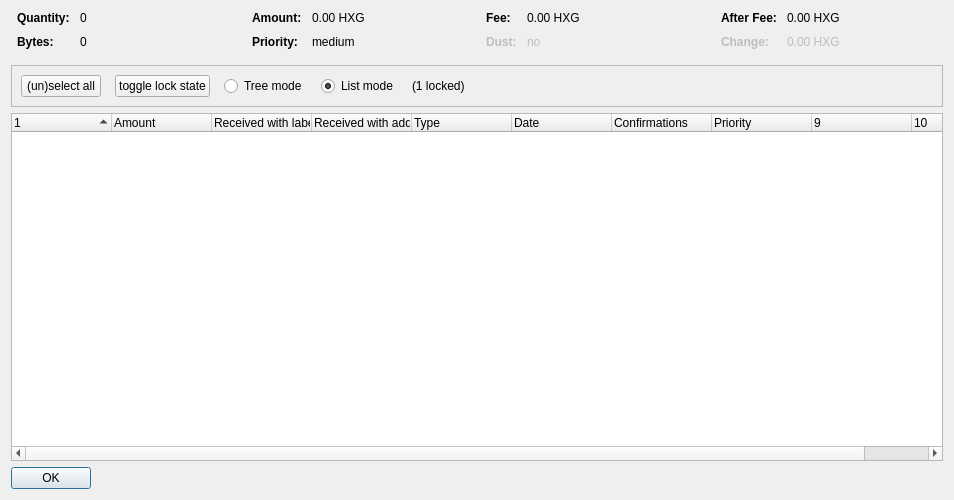
<?xml version="1.0" encoding="UTF-8"?>
<ui version="4.0">
 <class>CoinControlDialog</class>
 <widget class="QDialog" name="CoinControlDialog">
  <property name="geometry">
   <rect>
    <x>0</x>
    <y>0</y>
    <width>954</width>
    <height>500</height>
   </rect>
  </property>
  <property name="windowTitle">
   <string>Coin Selection</string>
  </property>
  <layout class="QVBoxLayout" name="verticalLayout">
   <item>
    <layout class="QHBoxLayout" name="horizontalLayoutTop" stretch="0,0,0,0">
     <property name="topMargin">
      <number>0</number>
     </property>
     <property name="bottomMargin">
      <number>10</number>
     </property>
     <item>
      <layout class="QFormLayout" name="formLayoutCoinControl1">
       <property name="horizontalSpacing">
        <number>10</number>
       </property>
       <property name="verticalSpacing">
        <number>10</number>
       </property>
       <property name="leftMargin">
        <number>6</number>
       </property>
       <property name="rightMargin">
        <number>6</number>
       </property>
       <item row="0" column="0">
        <widget class="QLabel" name="labelCoinControlQuantityText">
         <property name="font">
          <font>
           <weight>75</weight>
           <bold>true</bold>
          </font>
         </property>
         <property name="text">
          <string>Quantity:</string>
         </property>
        </widget>
       </item>
       <item row="0" column="1">
        <widget class="QLabel" name="labelCoinControlQuantity">
         <property name="cursor">
          <cursorShape>IBeamCursor</cursorShape>
         </property>
         <property name="contextMenuPolicy">
          <enum>Qt::ActionsContextMenu</enum>
         </property>
         <property name="text">
          <string notr="true">0</string>
         </property>
         <property name="textInteractionFlags">
          <set>Qt::LinksAccessibleByMouse|Qt::TextSelectableByKeyboard|Qt::TextSelectableByMouse</set>
         </property>
        </widget>
       </item>
       <item row="1" column="0">
        <widget class="QLabel" name="labelCoinControlBytesText">
         <property name="font">
          <font>
           <weight>75</weight>
           <bold>true</bold>
          </font>
         </property>
         <property name="text">
          <string>Bytes:</string>
         </property>
        </widget>
       </item>
       <item row="1" column="1">
        <widget class="QLabel" name="labelCoinControlBytes">
         <property name="cursor">
          <cursorShape>IBeamCursor</cursorShape>
         </property>
         <property name="contextMenuPolicy">
          <enum>Qt::ActionsContextMenu</enum>
         </property>
         <property name="text">
          <string notr="true">0</string>
         </property>
         <property name="textInteractionFlags">
          <set>Qt::LinksAccessibleByMouse|Qt::TextSelectableByKeyboard|Qt::TextSelectableByMouse</set>
         </property>
        </widget>
       </item>
      </layout>
     </item>
     <item>
      <layout class="QFormLayout" name="formLayoutCoinControl2">
       <property name="horizontalSpacing">
        <number>10</number>
       </property>
       <property name="verticalSpacing">
        <number>10</number>
       </property>
       <property name="leftMargin">
        <number>6</number>
       </property>
       <property name="rightMargin">
        <number>6</number>
       </property>
       <item row="0" column="0">
        <widget class="QLabel" name="labelCoinControlAmountText">
         <property name="font">
          <font>
           <weight>75</weight>
           <bold>true</bold>
          </font>
         </property>
         <property name="text">
          <string>Amount:</string>
         </property>
        </widget>
       </item>
       <item row="0" column="1">
        <widget class="QLabel" name="labelCoinControlAmount">
         <property name="cursor">
          <cursorShape>IBeamCursor</cursorShape>
         </property>
         <property name="contextMenuPolicy">
          <enum>Qt::ActionsContextMenu</enum>
         </property>
         <property name="text">
          <string notr="true">0.00 HXG</string>
         </property>
         <property name="textInteractionFlags">
          <set>Qt::LinksAccessibleByMouse|Qt::TextSelectableByKeyboard|Qt::TextSelectableByMouse</set>
         </property>
        </widget>
       </item>
       <item row="1" column="0">
        <widget class="QLabel" name="labelCoinControlPriorityText">
         <property name="font">
          <font>
           <weight>75</weight>
           <bold>true</bold>
          </font>
         </property>
         <property name="text">
          <string>Priority:</string>
         </property>
        </widget>
       </item>
       <item row="1" column="1">
        <widget class="QLabel" name="labelCoinControlPriority">
         <property name="cursor">
          <cursorShape>IBeamCursor</cursorShape>
         </property>
         <property name="contextMenuPolicy">
          <enum>Qt::ActionsContextMenu</enum>
         </property>
         <property name="text">
          <string>medium</string>
         </property>
         <property name="textInteractionFlags">
          <set>Qt::LinksAccessibleByMouse|Qt::TextSelectableByKeyboard|Qt::TextSelectableByMouse</set>
         </property>
        </widget>
       </item>
      </layout>
     </item>
     <item>
      <layout class="QFormLayout" name="formLayoutCoinControl3">
       <property name="horizontalSpacing">
        <number>10</number>
       </property>
       <property name="verticalSpacing">
        <number>10</number>
       </property>
       <property name="leftMargin">
        <number>6</number>
       </property>
       <property name="rightMargin">
        <number>6</number>
       </property>
       <item row="0" column="0">
        <widget class="QLabel" name="labelCoinControlFeeText">
         <property name="font">
          <font>
           <weight>75</weight>
           <bold>true</bold>
          </font>
         </property>
         <property name="text">
          <string>Fee:</string>
         </property>
        </widget>
       </item>
       <item row="0" column="1">
        <widget class="QLabel" name="labelCoinControlFee">
         <property name="cursor">
          <cursorShape>IBeamCursor</cursorShape>
         </property>
         <property name="contextMenuPolicy">
          <enum>Qt::ActionsContextMenu</enum>
         </property>
         <property name="text">
          <string notr="true">0.00 HXG</string>
         </property>
         <property name="textInteractionFlags">
          <set>Qt::LinksAccessibleByMouse|Qt::TextSelectableByKeyboard|Qt::TextSelectableByMouse</set>
         </property>
        </widget>
       </item>
       <item row="1" column="0">
        <widget class="QLabel" name="labelCoinControlLowOutputText">
         <property name="enabled">
          <bool>false</bool>
         </property>
         <property name="font">
          <font>
           <weight>75</weight>
           <bold>true</bold>
          </font>
         </property>
         <property name="text">
          <string>Dust:</string>
         </property>
        </widget>
       </item>
       <item row="1" column="1">
        <widget class="QLabel" name="labelCoinControlLowOutput">
         <property name="enabled">
          <bool>false</bool>
         </property>
         <property name="cursor">
          <cursorShape>IBeamCursor</cursorShape>
         </property>
         <property name="contextMenuPolicy">
          <enum>Qt::ActionsContextMenu</enum>
         </property>
         <property name="text">
          <string>no</string>
         </property>
         <property name="textInteractionFlags">
          <set>Qt::LinksAccessibleByMouse|Qt::TextSelectableByKeyboard|Qt::TextSelectableByMouse</set>
         </property>
        </widget>
       </item>
      </layout>
     </item>
     <item>
      <layout class="QFormLayout" name="formLayoutCoinControl4">
       <property name="horizontalSpacing">
        <number>10</number>
       </property>
       <property name="verticalSpacing">
        <number>10</number>
       </property>
       <property name="leftMargin">
        <number>6</number>
       </property>
       <property name="rightMargin">
        <number>6</number>
       </property>
       <item row="0" column="0">
        <widget class="QLabel" name="labelCoinControlAfterFeeText">
         <property name="font">
          <font>
           <weight>75</weight>
           <bold>true</bold>
          </font>
         </property>
         <property name="text">
          <string>After Fee:</string>
         </property>
        </widget>
       </item>
       <item row="0" column="1">
        <widget class="QLabel" name="labelCoinControlAfterFee">
         <property name="cursor">
          <cursorShape>IBeamCursor</cursorShape>
         </property>
         <property name="contextMenuPolicy">
          <enum>Qt::ActionsContextMenu</enum>
         </property>
         <property name="text">
          <string notr="true">0.00 HXG</string>
         </property>
         <property name="textInteractionFlags">
          <set>Qt::LinksAccessibleByMouse|Qt::TextSelectableByKeyboard|Qt::TextSelectableByMouse</set>
         </property>
        </widget>
       </item>
       <item row="1" column="0">
        <widget class="QLabel" name="labelCoinControlChangeText">
         <property name="enabled">
          <bool>false</bool>
         </property>
         <property name="font">
          <font>
           <weight>75</weight>
           <bold>true</bold>
          </font>
         </property>
         <property name="text">
          <string>Change:</string>
         </property>
        </widget>
       </item>
       <item row="1" column="1">
        <widget class="QLabel" name="labelCoinControlChange">
         <property name="enabled">
          <bool>false</bool>
         </property>
         <property name="cursor">
          <cursorShape>IBeamCursor</cursorShape>
         </property>
         <property name="contextMenuPolicy">
          <enum>Qt::ActionsContextMenu</enum>
         </property>
         <property name="text">
          <string notr="true">0.00 HXG</string>
         </property>
         <property name="textInteractionFlags">
          <set>Qt::LinksAccessibleByMouse|Qt::TextSelectableByKeyboard|Qt::TextSelectableByMouse</set>
         </property>
        </widget>
       </item>
      </layout>
     </item>
    </layout>
   </item>
   <item>
    <widget class="QFrame" name="frame">
     <property name="minimumSize">
      <size>
       <width>0</width>
       <height>40</height>
      </size>
     </property>
     <property name="frameShape">
      <enum>QFrame::StyledPanel</enum>
     </property>
     <property name="frameShadow">
      <enum>QFrame::Sunken</enum>
     </property>
     <layout class="QHBoxLayout" name="horizontalLayout">
      <item>
       <layout class="QHBoxLayout" name="horizontalLayoutPanel" stretch="0,0,0,0,0,0">
        <property name="spacing">
         <number>14</number>
        </property>
        <item>
         <widget class="QPushButton" name="pushButtonSelectAll">
          <property name="sizePolicy">
           <sizepolicy hsizetype="Maximum" vsizetype="Fixed">
            <horstretch>0</horstretch>
            <verstretch>0</verstretch>
           </sizepolicy>
          </property>
          <property name="text">
           <string>(un)select all</string>
          </property>
          <property name="autoDefault">
           <bool>false</bool>
          </property>
         </widget>
        </item>
        <item>
         <widget class="QPushButton" name="pushButtonToggleLock">
          <property name="sizePolicy">
           <sizepolicy hsizetype="Maximum" vsizetype="Fixed">
            <horstretch>0</horstretch>
            <verstretch>0</verstretch>
           </sizepolicy>
          </property>
          <property name="text">
           <string>toggle lock state</string>
          </property>
          <property name="autoDefault">
           <bool>false</bool>
          </property>
         </widget>
        </item>
        <item>
         <widget class="QRadioButton" name="radioTreeMode">
          <property name="sizePolicy">
           <sizepolicy hsizetype="Maximum" vsizetype="Fixed">
            <horstretch>0</horstretch>
            <verstretch>0</verstretch>
           </sizepolicy>
          </property>
          <property name="text">
           <string>Tree mode</string>
          </property>
         </widget>
        </item>
        <item>
         <widget class="QRadioButton" name="radioListMode">
          <property name="sizePolicy">
           <sizepolicy hsizetype="Maximum" vsizetype="Fixed">
            <horstretch>0</horstretch>
            <verstretch>0</verstretch>
           </sizepolicy>
          </property>
          <property name="text">
           <string>List mode</string>
          </property>
          <property name="checked">
           <bool>true</bool>
          </property>
         </widget>
        </item>
        <item>
         <widget class="QLabel" name="labelLocked">
          <property name="text">
           <string>(1 locked)</string>
          </property>
         </widget>
        </item>
        <item>
         <spacer name="horizontalSpacer">
          <property name="orientation">
           <enum>Qt::Horizontal</enum>
          </property>
          <property name="sizeHint" stdset="0">
           <size>
            <width>40</width>
            <height>20</height>
           </size>
          </property>
         </spacer>
        </item>
       </layout>
      </item>
     </layout>
    </widget>
   </item>
   <item>
    <widget class="CoinControlTreeWidget" name="treeWidget">
     <property name="contextMenuPolicy">
      <enum>Qt::CustomContextMenu</enum>
     </property>
     <property name="sortingEnabled">
      <bool>false</bool>
     </property>
     <property name="columnCount">
      <number>10</number>
     </property>
     <attribute name="headerShowSortIndicator" stdset="0">
      <bool>true</bool>
     </attribute>
     <attribute name="headerStretchLastSection">
      <bool>false</bool>
     </attribute>
     <column>
      <property name="text">
       <string/>
      </property>
     </column>
     <column>
      <property name="text">
       <string>Amount</string>
      </property>
     </column>
     <column>
      <property name="text">
       <string>Received with label</string>
      </property>
     </column>
     <column>
      <property name="text">
       <string>Received with address</string>
      </property>
     </column>
     <column>
      <property name="text">
       <string>Type</string>
      </property>
     </column>
     <column>
      <property name="text">
       <string>Date</string>
      </property>
     </column>
     <column>
      <property name="text">
       <string>Confirmations</string>
      </property>
      <property name="toolTip">
       <string>Confirmed</string>
      </property>
     </column>
     <column>
      <property name="text">
       <string>Priority</string>
      </property>
     </column>
     <column>
      <property name="text">
       <string/>
      </property>
     </column>
     <column>
      <property name="text">
       <string/>
      </property>
     </column>
    </widget>
   </item>
   <item>
    <widget class="QDialogButtonBox" name="buttonBox">
     <property name="sizePolicy">
      <sizepolicy hsizetype="Maximum" vsizetype="Fixed">
       <horstretch>0</horstretch>
       <verstretch>0</verstretch>
      </sizepolicy>
     </property>
     <property name="orientation">
      <enum>Qt::Horizontal</enum>
     </property>
     <property name="standardButtons">
      <set>QDialogButtonBox::Ok</set>
     </property>
    </widget>
   </item>
  </layout>
 </widget>
 <customwidgets>
  <customwidget>
   <class>CoinControlTreeWidget</class>
   <extends>QTreeWidget</extends>
   <header>coincontroltreewidget.h</header>
  </customwidget>
 </customwidgets>
 <resources/>
 <connections/>
</ui>
